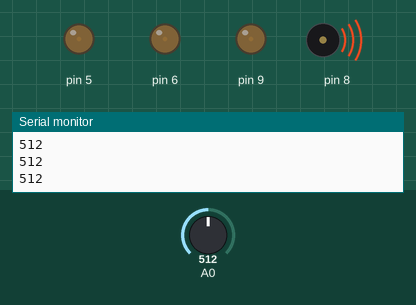
Recording of a sketch running on a simulated Arduino Uno, built with avr-gcc and run on an emulated ATmega328P. Parts: output pins drawn as LEDs (lit = HIGH), buzzer (waves = sounding), the last lines printed to the serial monitor. The inputs (shaded band) are chosen by the test bench; at power-on: A0 = 512.

Above: at 6.2 s.
6.3 s: A0 set to 90
At 7.2 s:
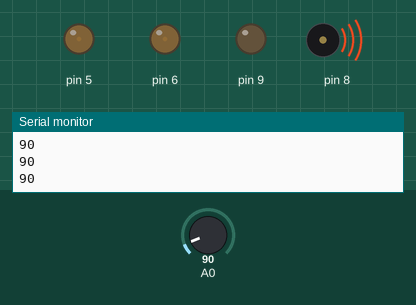
7.8 s: A0 set to 40
At 8.3 s:
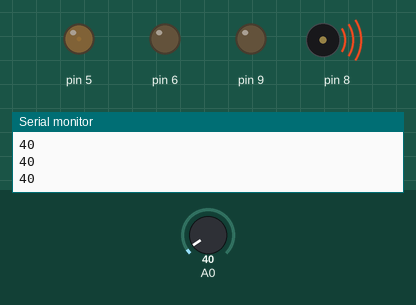
9.3 s: A0 set to 60
At 10.5 s:
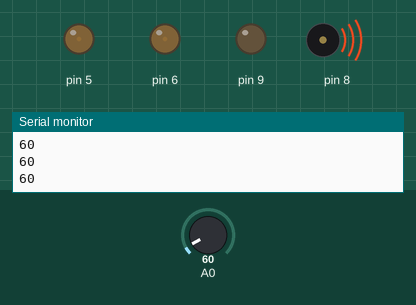
10.8 s: A0 set to 110
At 11.7 s:
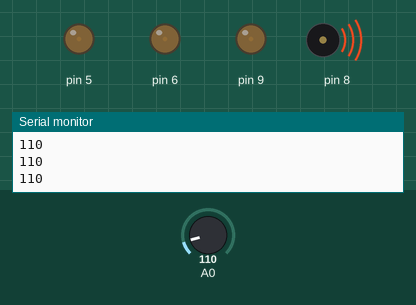
Timing chart, 0 to 13.3 s (numbered marks = the images above; inputs shaded):
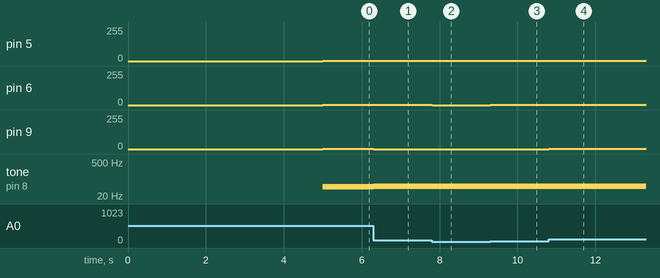

The sketch:

LightTheremin.ino
```cpp
int sensorValue;
int sensorLow = 1023;
int sensorHigh = 0;


void setup() {
Serial.begin(9600);
  // put your setup code here, to run once
pinMode(5,OUTPUT);
pinMode(6,OUTPUT);
pinMode(9,OUTPUT);


     while (millis() < 5000) {
      sensorValue = analogRead(A0);
        if (sensorValue > sensorHigh) {
          sensorHigh = sensorValue;
        }

         if (sensorValue < sensorLow) {
          sensorLow = sensorValue;
        }
    }

}

void loop() {
  // put your main code here, to run repeatedly:
sensorValue = analogRead(A0);

int pitch = map(sensorValue, sensorLow, sensorHigh, 50, 4000);

tone(8, pitch, 20);

if(sensorValue>100){
analogWrite(5,HIGH);
analogWrite(6,HIGH);
analogWrite(9,HIGH);
}

if(sensorValue < 100 && sensorValue>50){
analogWrite(5,HIGH);
analogWrite(6,HIGH);
analogWrite(9,LOW);
}

if(sensorValue<50){
analogWrite(5,HIGH);
analogWrite(6,LOW);
analogWrite(9,LOW);
}


delay(10);

Serial.println(sensorValue);

}
```

Measured:
- after the input at 6.3 s, pin 9: 1/255 → 0/255 at once; tone on pin 8: 49 Hz → 51 Hz at once
- after the input at 7.8 s, pin 6: 1/255 → 0/255 at once
- after the input at 9.3 s, pin 6: 0/255 → 1/255 at once
- after the input at 10.8 s, pin 9: 0/255 → 1/255 at once
